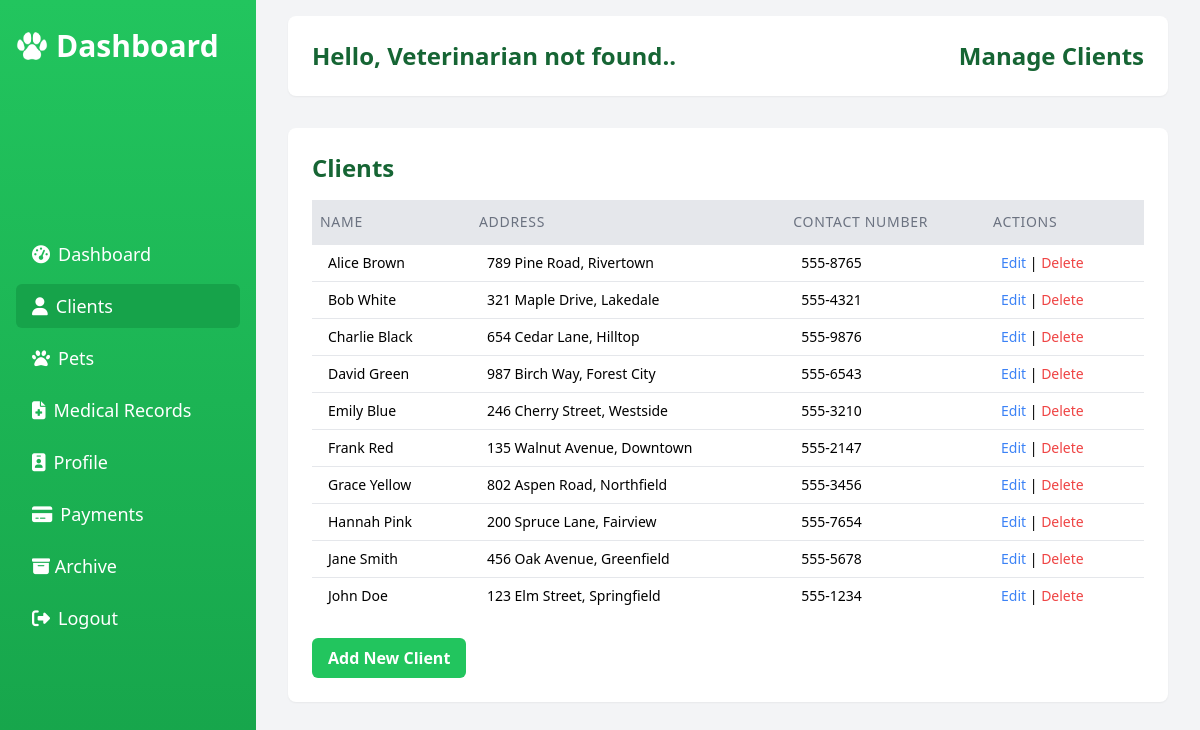
Screenshot of /clients.php (signed in) with the database file from the repository.
### tables this page shows
CREATE TABLE Client (
    client_id INT PRIMARY KEY AUTO_INCREMENT,
    client_name VARCHAR(100),
    client_address TEXT,
    client_contact_number VARCHAR(15)
);

### functions/clients-handler.php (called while the page is built, shortened)
<?php
require_once './functions/logs.php';
try {
    $stmt = $pdo->prepare("SELECT * FROM Client ORDER BY client_name ASC");
    $stmt->execute();
    $clients = $stmt->fetchAll(PDO::FETCH_ASSOC);
} catch (PDOException $e) {
    $error = "Database error: " . $e->getMessage();
    $clients = [];
}

### clients.php (the view, shortened to what this page needs)
<?php
require_once './functions/clients-handler.php';
?>
<!DOCTYPE html>
<html lang="en">
<head>
    <link rel="stylesheet" href="Assets/FontAwsome/css/all.min.css">
    <script src="https://cdn.tailwindcss.com"></script>
</head>
<body class="bg-gray-100 min-h-screen">
    <div id="sidebar" class="fixed inset-y-0 left-0 w-64 bg-gradient-to-b from-green-500 to-green-600 text-white p-4 transform -translate-x-full lg:translate-x-0 transition-transform duration-300 ease-in-out z-40">
        <div class="flex items-center justify-between mb-6">
            <h2 class="text-2xl lg:text-3xl lg:mt-3 font-semibold mb-6 flex items-center gap-2 lg:mt-0">
                <img src="image/MainIconWhite.png" alt="Dashboard" class="w-6 lg:w-8">
                <span class="md:inline">Dashboard</span>
            </h2>
        </div>
        <nav class="mt-8 lg:mt-36">
            <a href="dashboard.php" class="block text-sm lg:text-lg text-white hover:bg-green-600 px-4 py-2 mb-2 rounded-md">
                <i class="fas fa-tachometer-alt mr-2"></i><span class="md:inline">Dashboard</span>
            </a>
            <a href="clients.php" class="block text-sm lg:text-lg text-white bg-green-600 px-4 py-2 mb-2 rounded-md">
                <i class="fas fa-user mr-2"></i><span class="md:inline">Clients</span>
            </a>
            <a href="pets.php" class="block text-sm lg:text-lg text-white hover:bg-green-600 px-4 py-2 mb-2 rounded-md">
                <i class="fas fa-paw mr-2"></i><span class="md:inline">Pets</span>
            </a>
            <a href="medical_records.php" class="block text-sm lg:text-lg text-white hover:bg-green-600 px-4 py-2 mb-2 rounded-md">
                <i class="fas fa-file-medical mr-2"></i><span class="md:inline">Medical Records</span>
            </a>
            <a href="profile.php" class="block text-sm lg:text-lg text-white hover:bg-green-600 px-4 py-2 mb-2 rounded-md">
                <i class="fas fa-id-badge mr-2"></i><span class="md:inline">Profile</span>
            </a>
            <a href="payment_methods.php" class="block text-sm lg:text-lg text-white hover:bg-green-600 px-4 py-2 mb-2 rounded-md">
                <i class="fas fa-credit-card mr-2"></i><span class="md:inline">Payments</span>
            </a>
            <a href="archive.php" class="block text-sm lg:text-lg text-white hover:bg-green-600 px-4 py-2 mb-2 rounded-md">
                <i class="fa-solid fa-box-archive"></i>
                <span class="md:inline">Archive</span>
            </a>
            <a href="#" onclick="confirmLogout(event)" class="block text-sm lg:text-lg text-white hover:bg-green-600 px-4 py-2 mb-2 rounded-md">
                <i class="fas fa-sign-out-alt mr-2"></i><span class="md:inline">Logout</span>
            </a>
        </nav>
    </div>
    <div class="ml-0 lg:ml-64 p-4 lg:p-8 pt-16 lg:pt-4">
        <header class="bg-white rounded-lg text-green-800 py-4 shadow-sm mb-6 lg:mb-8 p-4 lg:p-6">
            <div class="flex flex-col sm:flex-row justify-between items-start sm:items-center gap-4">
                <h1 class="text-lg sm:text-xl lg:text-2xl font-bold">
                    Hello,
                    <?php
                    $stmt = $pdo->prepare("SELECT vet_name FROM veterinarian WHERE vet_id=?");
                    $stmt->execute([$_SESSION['vet_id']]);
                    $user = $stmt->fetch();
                    echo $user ? htmlspecialchars($user['vet_name']) : "Veterinarian not found.";
                    ?>.
                </h1>
                <h1 class="text-lg sm:text-xl lg:text-2xl font-bold">Manage Clients</h1>
            </div>
        </header>
        <main class="bg-white p-4 lg:p-6 rounded-lg shadow-sm">
            <h2 class="text-lg sm:text-xl lg:text-2xl font-semibold text-green-800 mb-4">Clients</h2>
            <?php if (count($clients) > 0): ?>
                <div class="table-container">
                    <table class="min-w-full divide-y divide-gray-200">
                        <thead class="bg-gray-50 sticky top-0 z-5">
                            <tr class="border-b bg-gray-200">
                                <th class="px-2 py-3 text-left text-xs sm:text-sm font-medium text-gray-500 uppercase tracking-wider min-w-[120px] whitespace-nowrap">Name</th>
                                <th class="px-2 py-3 text-left text-xs sm:text-sm font-medium text-gray-500 uppercase tracking-wider min-w-[120px] whitespace-nowrap">Address</th>
                                <th class="px-2 py-3 text-left text-xs sm:text-sm font-medium text-gray-500 uppercase tracking-wider min-w-[120px] whitespace-nowrap">Contact Number</th>
                                <th class="px-2 py-3 text-left text-xs sm:text-sm font-medium text-gray-500 uppercase tracking-wider min-w-[120px] whitespace-nowrap">Actions</th>
                            </tr>
                        </thead>
                        <tbody class="bg-white divide-y divide-gray-200">
                            <?php foreach ($clients as $client): ?>
                                <tr class="hover:bg-gray-50">
                                    <td class="px-4 py-2 text-sm"><?= htmlspecialchars($client['client_name']) ?></td>
                                    <td class="px-4 py-2 text-sm"><?= htmlspecialchars($client['client_address']) ?></td>
                                    <td class="px-4 py-2 text-sm"><?= htmlspecialchars($client['client_contact_number']) ?></td>
                                    <td class="px-4 py-2 text-sm">
                                        <a href="?edit_client_id=<?= (int)$client['client_id'] ?>" class="text-blue-500 hover:underline">Edit</a> |
                                        <a href="#" onclick="confirmDelete(<?= (int)$client['client_id'] ?>)" class="text-red-500 hover:underline">Delete</a>
                                    </td>
                                </tr>
                            <?php endforeach; ?>
                        </tbody>
                    </table>
                </div>
            <?php else: ?>
                <p class="text-center text-gray-700 text-sm sm:text-base">No clients added yet.</p>
            <?php endif; ?>
            <button onclick="showClientModal('add')" class="mt-6 bg-green-500 text-white px-4 py-2 font-semibold rounded-md hover:bg-green-600 text-sm sm:text-base">
                Add New Client
            </button>
        </main>
    </div>
</body>
</html>

### clients.php (style rules this page uses)
.table-container { overflow-x: auto; }

### rows the page displays
client: client_name "Alice Brown", client_address "789 Pine Road, Rivertown", client_contact_number "555-8765"
client: client_name "Bob White", client_address "321 Maple Drive, Lakedale", client_contact_number "555-4321"
client: client_name "Charlie Black", client_address "654 Cedar Lane, Hilltop", client_contact_number "555-9876"
client: client_name "David Green", client_address "987 Birch Way, Forest City", client_contact_number "555-6543"
client: client_name "Emily Blue", client_address "246 Cherry Street, Westside", client_contact_number "555-3210"
client: client_name "Frank Red", client_address "135 Walnut Avenue, Downtown", client_contact_number "555-2147"
client: client_name "Grace Yellow", client_address "802 Aspen Road, Northfield", client_contact_number "555-3456"
client: client_name "Hannah Pink", client_address "200 Spruce Lane, Fairview", client_contact_number "555-7654"
client: client_name "Jane Smith", client_address "456 Oak Avenue, Greenfield", client_contact_number "555-5678"
client: client_name "John Doe", client_address "123 Elm Street, Springfield", client_contact_number "555-1234"
